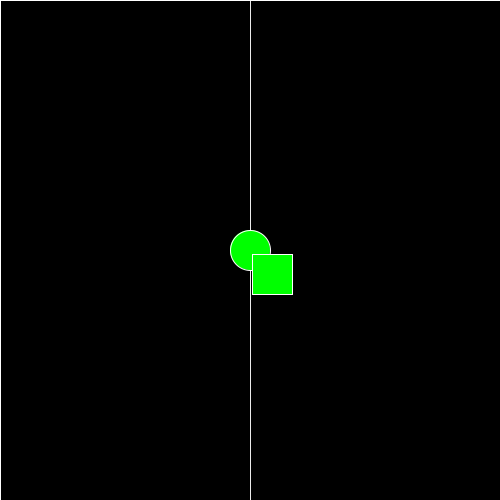
Frame 1 (no input)
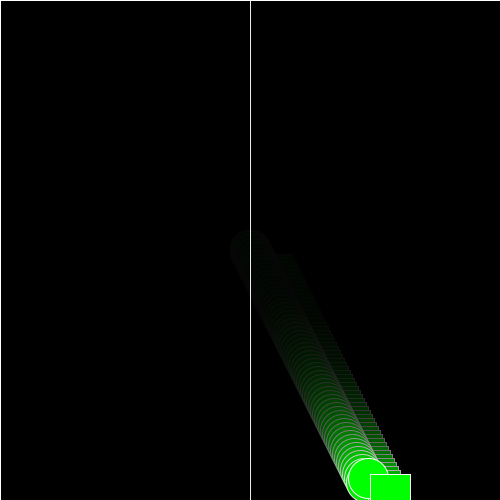
Frame 60 (the mouse pressed at the canvas centre just before this capture)
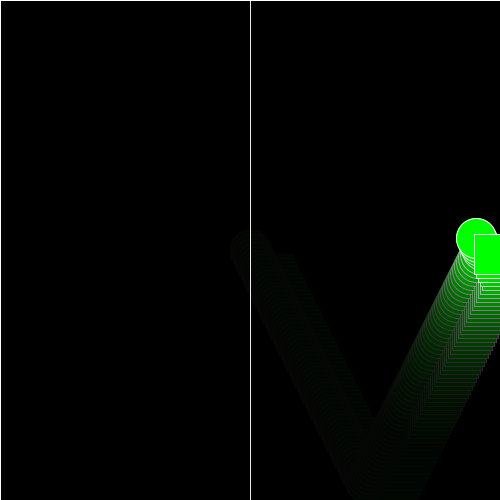
Frame 120 (the mouse held since frame 60 and released just before this capture)

The Processing sketch that drew these frames (run headless with seeded random() and noise(); from frame 60 on, the mouse is pressed at the canvas centre):

// Processing sketch: sketch_190514e
// ── sketch_190514e.pde
//global viriable (other codes depend on this)(change the [int] to [float])
float xPos;
float yPos;
int diameter; //円の直径
float speedX;
float speedY;

void setup(){

size(500,500);
background(0);
noStroke();
fill(0,255,0);

//put it in the central area
xPos = width/2;//the 1/2width of the window
yPos = height/2;//the 1/2height of the window
//it can change with the amendentment of the window

diameter = 40;
speedX = 2.0; //数值改为负数之后图形向反方向移动
speedY =4.0;

}

void draw(){//在draw里面要重新画一遍背景
  //background(0);将背景改成半透明后，图形会有渐变尾迹
  
  stroke(255);
  line(width/2,0,width/2,height);
  
  fill(0,0,0,20);//黑色半透明
  rect(0,0,width,height);
  
  //change the y coordinate(0,500) of the mouse to speed(0,10)
  //speedX = map(mouseY,0,500,0,10);//map code改变数值的比例，这样会让鼠标在y轴移动时改变圆形的移动速度
  
  //circle
  fill(0,255,0);
  ellipse(xPos,yPos,diameter,diameter);
  
  //add 2 to the current coordinate 
  xPos = xPos+speedX;
  yPos = yPos+speedY;

if(xPos<width/2){
fill(255,0,255);
ellipse(xPos,yPos,diameter,diameter);
}else{
  fill(0,255,0);
  rect(xPos,yPos,diameter,diameter);
}


//条件分岐(width+diameter could make the animation better)
if(xPos > width-diameter/2){
  //xPos = 0;
  speedX = speedX * -1;
}
 if(xPos<diameter/2){
   speedX = speedX * -1;
  }
  
  println(mouseY);
  
  if(yPos > height-diameter/2){
  //xPos = 0;
  speedY = speedY * -1;
}
 if(yPos<diameter/2){
   speedY = speedY * -1;
  }

}
